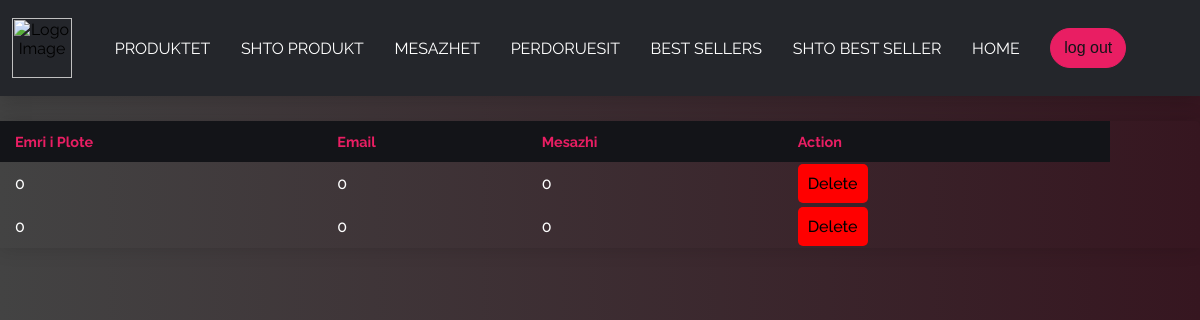
Screenshot of /php/views/Mesazhet.php with the database file from the repository.
### tables this page shows
CREATE TABLE `messages` (
  `Id` int(11) NOT NULL,
  `Emri_Plote` varchar(255) NOT NULL,
  `Email` varchar(255) NOT NULL,
  `Mesazhi` varchar(255) NOT NULL
);

### php/Controllers/MessageController.php (called while the page is built, shortened)
<?php
require_once '../config/Database.php';
    class MessageController{
        public $db;
        public function __construct(){
            $this->db=new Database;
        }
        public function readMessages(){
            $query=$this->db->pdo->query('SELECT * FROM messages');
            return $query->fetchAll();
        }
    }
    ?>

### php/config/Database.php (called while the page is built, shortened)
<?php
class Database{
    public function __construct(){
        try{
            $link=new PDO('mysql:host=localhost;dbname=techstore','root','');
            $this->pdo=$link;
        }catch(PDOException $exception){
            die($exception->getMessage());
        }
    }
}
?>

### php/views/Mesazhet.php (the view)
<link rel="stylesheet" href="dashboard.css">
<?php
require_once '../Controllers/MessageController.php';
$message= new MessageController;
include "../components/headerAdmin.php";
?>
<div>
    <table class="content-table">
        <thead>
            <tr>
              <th>Emri i Plote</th>
              <th>Email</th>
              <th>Mesazhi</th>
              <th>Action</th>
            </tr>
        </thead>
            <tbody class="tabela">
              <?php
              foreach($message->readMessages() as $key=>$value){
                ?>
            <tr>
              <td><?php echo $value['Emri_Plote']    ?></td>
              <td><?php echo $value['Email']    ?></td>
              <td><?php echo $value['Mesazhi']    ?></td>
              <td><a href="delete-messages.php?id=<?php echo $value['Id'];?>" class="delete">Delete</a><td>
            </tr>
            <?php
              }
              ?>
          </tbody>
    </table>
</div>

### php/views/dashboard.css (style rules this page uses)
body { background-image: linear-gradient(to right, #434343 0%, #361620 100%); }
.content-table { border-collapse: collapse; margin: 25px 0; font-size: 0.9em; width: 100%; border-radius: 5px 5px 0 0; box-shadow: 0 0 20px rgba(0, 0, 0, 0.15); }
.content-table thead tr { background-color: #131418; color: #e91e63; text-align: left; font-weight: bold; }
.content-table th, .content-table td { padding: 12px 15px; }
.tabela td { color:white; font-weight: 500; font-size: medium; }
.tabela td a { padding:10px; margin-right:10px; }
.delete { background-color:red; color:black; text-decoration:none; border-radius:5px; }

### css/nav.css (style rules this page uses)
body { margin: 0; padding: 0; box-sizing: border-box; font-family: "Raleway", sans-serif; overflow-x: hidden; }

### rows the page displays
messages: Emri_Plote "0", Email "0", Mesazhi "0"
messages: Emri_Plote "0", Email "0", Mesazhi "0"
